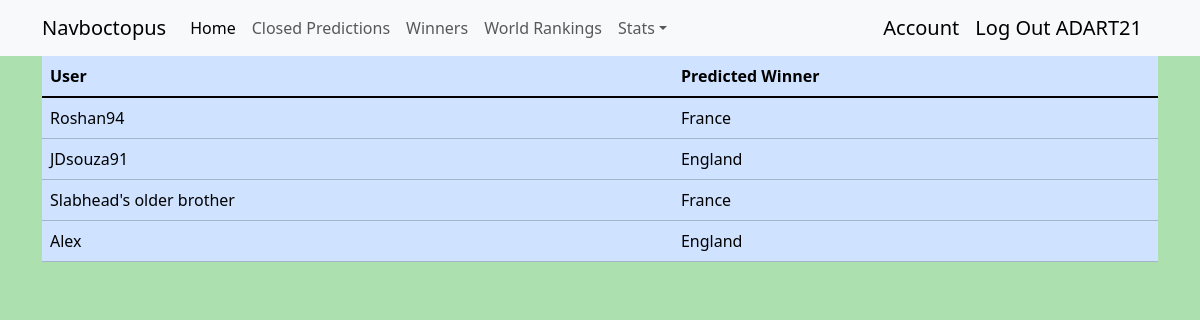
/winners (signed in), run on the app's committed database.
### predictor/models.py (models this page shows)
class Winner(models.Model):
    user = models.ForeignKey(User,on_delete=models.CASCADE)
    winner = models.CharField(max_length=50)

### predictor/views.py (the view)
# urls.py: path('winners',views.WinnersView.as_view(),name='winners'),
class WinnersView(View):
    template_name = 'predictor/summary/winners.html'
    def get(self,request):
        winners_list = Winner.objects.all()
        context = {
            'winners_list':winners_list
        }
        return render(request,self.template_name,context)

### predictor/templates/predictor/summary/winners.html (shortened to what this page needs)
{% extends 'predictor/base.html' %}
{% block content %}
<div class="container">
    <div
        class="table-responsive"
    >
        <table
            class="table table-primary"
        >
            <thead class="table-primary">
                <tr>
                    <th>User</th>
                    <th>Predicted Winner</th>
                </tr>
            </thead>
            <tbody class="table-group-divider">
                {% for row in winners_list %}
                <tr
                    class="table-primary"
                >
                    <td scope="row">{{row.user}}</td>
                    <td>{{row.winner}}</td>
                </tr>
                {% endfor %}
            </tbody>
        </table>
    </div>
</div>
{% endblock content %}

### predictor/templates/predictor/base.html (shortened to what this page needs)
<!DOCTYPE html>
<html lang="en">
<head>
    {% load static %}
    <link href="https://cdn.jsdelivr.net/npm/bootstrap@5.3.2/dist/css/bootstrap.min.css" rel="stylesheet"
>
        {% load static %}
        <link rel="stylesheet" href="{% static 'predictor\style\styles.css' %}">
</head>
<body>
    <nav
        class="navbar navbar-expand-sm navbar-light bg-light"
    >
        <div class="container">
            <a class="navbar-brand" href="{% url 'homepage' %}">Navboctopus</a>
            <div class="collapse navbar-collapse" id="collapsibleNavId">
                <ul class="navbar-nav me-auto mt-2 mt-lg-0">
                    <li class="nav-item">
                        <a class="nav-link active" href="{% url 'homepage' %}" aria-current="page"
                            >Home
                            </a
                        >
                    </li>
                    {% if user.is_authenticated %}
                    <li class="nav-item">
                        <a class="nav-link" href="{% url 'closed_predictions' %}" aria-current="page"
                            >Closed Predictions
                            </a
                        >
                    </li>
                    {% endif %}
                    <li class="nav-item">
                        <a class="nav-link" href="{% url 'winners' %}" aria-current="page"
                            >Winners
                            </a
                        >
                    </li>
                    <li class="nav-item">
                        <a class="nav-link" href="{% url 'world_rankings' %}" aria-current="page"
                            >World Rankings
                            </a
                        >
                    </li>
                    <li class="nav-item dropdown">
                        <a
                            class="nav-link dropdown-toggle"
                            href="#"
                            id="dropdownId"
                            data-bs-toggle="dropdown"
                            aria-haspopup="true"
                            aria-expanded="false"
                            >Stats</a
                        >
                    </li>
                </ul>
                <form class="d-flex my-2 my-lg-0">
                    {% if user.is_authenticated %}
                    <a class="navbar-brand" href="{% url 'account' %}" class="nav-link active" title="Account">Account</a>
                    <a class="navbar-brand" href="{% url 'logout' %}" class="nav-link active" title="Log Out">Log Out {{user.username}}</a>
                    {% else %}
                    <a class="navbar-brand" href="{% url 'login' %}" class="nav-link active" title="Login">Login</a>
                    {% comment %} <a class="navbar-brand" href="{% url 'sign_up_user' %}" class="nav-link active" title="sign up user">Sign Up</a> {% endcomment %}
                    {% endif %}
                </form>
            </div>
        </div>
    </nav>
    {% block content %}
    {% endblock content %}
</body>
</html>

### predictor/static/predictor/style/styles.css (style rules this page uses)
.table { --bs-table-bg:#BFF6C3; }
body { background-color: #ACE1AF; }

### data on the page
Winner: user "Roshan94", winner "France"
Winner: user "JDsouza91", winner "England"
Winner: user "Slabhead's older brother", winner "France"
Winner: user "Alex", winner "England"

### other printed values
{{ user.username }} "ADART21"
